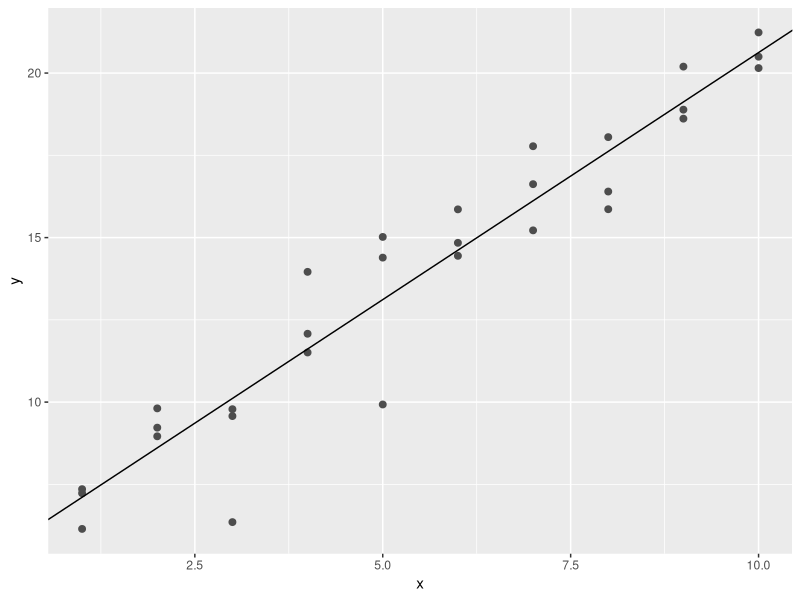
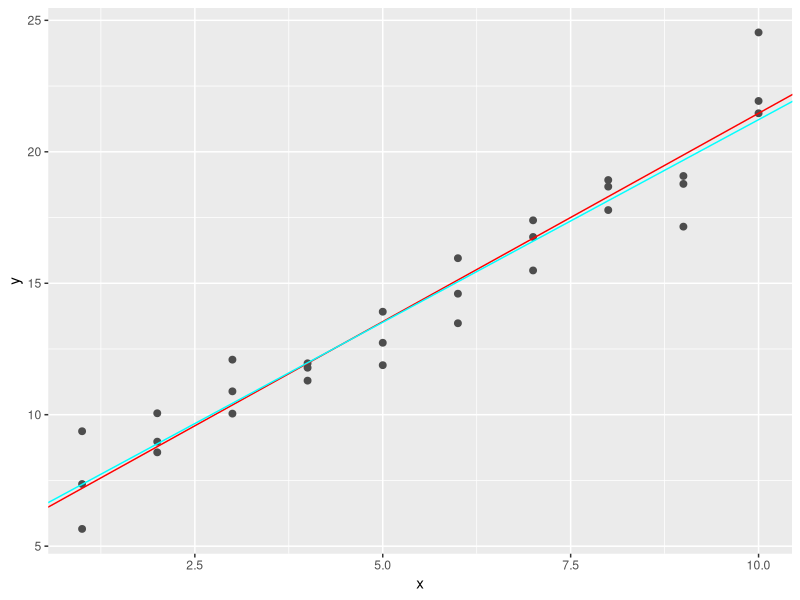
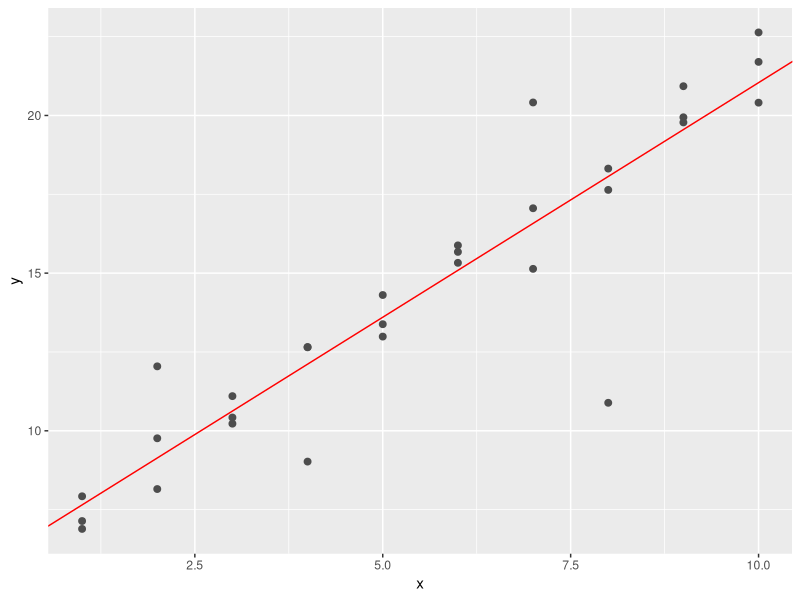
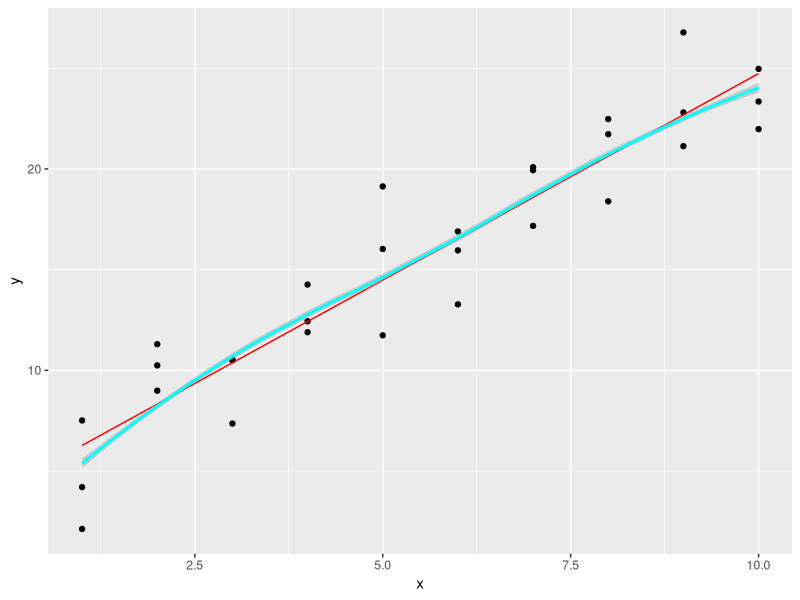
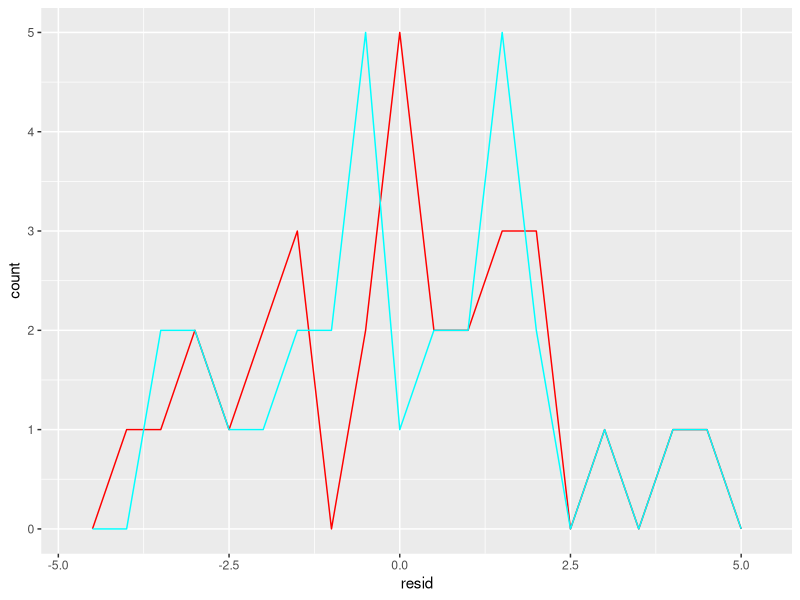
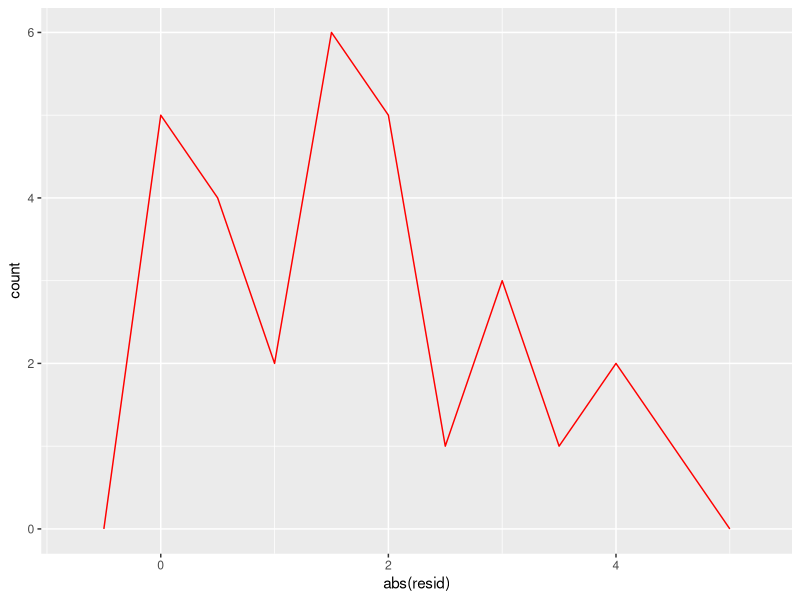
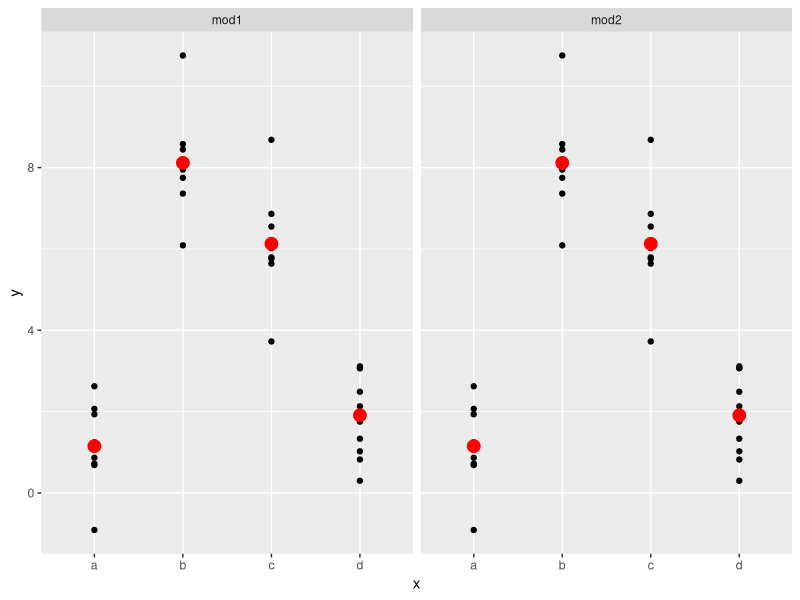
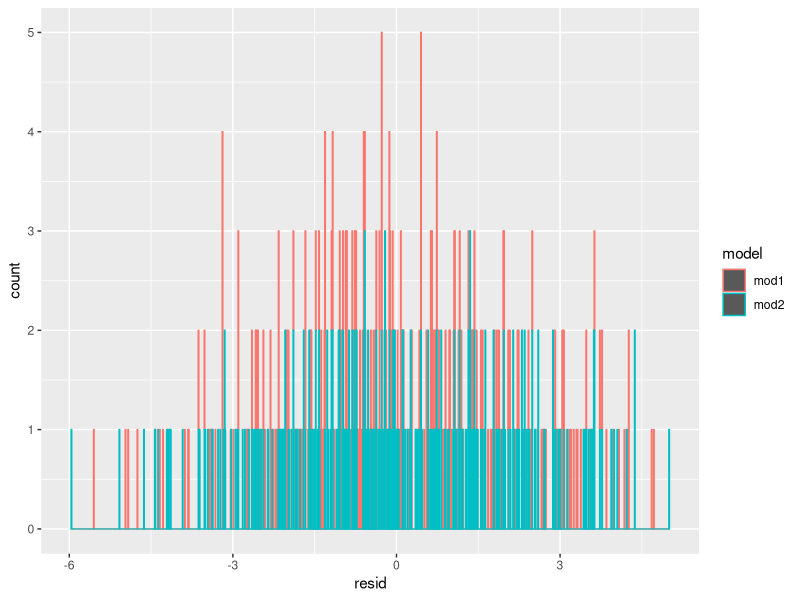

Recreate these plots in R, in order.
## ---- chunk 1
knitr::opts_chunk$set(echo = TRUE)
library(tibble)
library(ggplot2)
library(dplyr)
library(modelr)
## ---- chunk 2
sim1a <- tibble(
  x = rep(1:10, each = 3),
  y = x * 1.5 + 6 + rt(length(x), df = 2)
)
## ---- chunk 3
fit <- lm(y~x, data = sim1a)
ggplot(sim1a,aes(x,y))+
  geom_point(size = 2, color = "grey30")+
  geom_abline(intercept = fit$coefficients[1],slope = fit$coefficients[2])

## ---- chunk 4
model1 <- function(a, data) {
  a[1] + data$x * a[2]
}

measure_distance <- function(mod, data) {
  diff <- data$y - model1(mod, data)
  mean(abs(diff))
}

measure_distance2 <- function(mod, data) {
  diff <- data$y - model1(mod, data)
  sqrt(mean(diff ^ 2))
}
## ---- chunk 5
sim1a <- tibble(
  x = rep(1:10, each = 3),
  y = x * 1.5 + 6 + rt(length(x), df = 2)
)
best1 <- optim(c(0,0), measure_distance, data = sim1a)
best2 <- optim(c(0,0), measure_distance2, data = sim1a)

ggplot(sim1a, aes(x, y)) + 
  geom_point(size = 2, colour = "grey30") + 
  geom_abline(intercept = best1$par[1], slope = best1$par[2], color = "red")+
  geom_abline(intercept = best2$par[1],slope = best2$par[2], color = "cyan")
## ---- chunk 6
model1 <- function(a, data) {
  a[1] + data$x * a[2] + a[3]
}

measure_distance3 <- function(mod, data) {
  diff <- data$y - model1(mod, data)
  sqrt(mean(diff ^ 2))
}

sim1a <- tibble(
  x = rep(1:10, each = 3),
  y = x * 1.5 + 6 + rt(length(x), df = 2)
)
best3 <- optim(c(0,0,0), measure_distance3, data = sim1a)
best3$par

ggplot(sim1a, aes(x, y)) + 
  geom_point(size = 2, colour = "grey30") + 
  geom_abline(intercept = best3$par[1] + best3$par[3], slope = best3$par[2], color = "red")
## ---- chunk 7
fit1 <- lm(y~x, data = sim1)
fit2 <- loess(y~x, data = sim1,degree = 2)

grid <- sim1 %>% data_grid(x)
grid1 <- grid %>%
  add_predictions(fit1)
sim1_1 <- sim1 %>% add_residuals(fit1)

grid2 <- grid %>% 
  add_predictions(fit2)
sim1_2 <- sim1 %>% add_residuals(fit2)
## ---- chunk 8
ggplot(sim1,aes(x=x))+
  geom_point(aes(y=y))+
  geom_line(data = grid1, aes(y = pred), color = 'red')+
  geom_smooth(data = grid2, aes(y = pred),color = 'cyan')
## ---- chunk 9
ggplot() + 
  geom_freqpoly(data = sim1_1, aes(resid),binwidth = 0.5,color = 'red') +
  geom_freqpoly(data = sim1_2, aes(resid),binwidth = 0.5, color = 'cyan')
## ---- chunk 10
ggplot() + 
  geom_freqpoly(data = sim1_1, aes(abs(resid)),binwidth = 0.5,color = 'red')
## ---- chunk 11
mod1 <- lm(y~x - 1, data = sim2)
mod2 <- lm(y~x, data = sim2)
mod1$coefficients
mod2$coefficients

grid1 <- sim2 %>% 
  data_grid(x)%>%
  gather_predictions(mod1,mod2)
grid1
## ---- chunk 12
sim2 %>%
  ggplot(aes(x))+
  geom_point(aes(y=y))+
  geom_point(data = grid1, aes(y = pred),color = "red",size = 4)+
  facet_grid(~model)
## ---- chunk 13
# sim3

model_matrix(data = sim3, y ~ x1 + x2)
model_matrix(data = sim3, y ~ x1 * x2)

# sim4
model_matrix(data = sim4, y ~ x1 + x2)
#model_matrix(data = sim4, y ~ x1 + x2 + I(x1*x2))
model_matrix(data = sim4, y ~ x1 * x2)
## ---- chunk 14
mod1 <- lm(y ~ x1 + x2, data = sim3)
mod2 <- lm(y ~ x1 * x2, data = sim3)
## ---- chunk 15
library(tidyr)
sim3 <- sim3 %>%
  mutate(present = 1)%>%
  spread(x2,present,fill=0)
## ---- chunk 16
mod1 <- lm(y ~ x1 + a + b + c + d, data = sim3)
mod2 <- lm(y ~ x1*a*b*c*d, data = sim3)
# all possible combinations
head(model.matrix(data = sim3, y ~ x1*a*b*c*d))
## ---- chunk 17
mod1 <- lm(y ~ x1 + x2, data = sim4)
mod2 <- lm(y ~ x1 * x2, data = sim4)

grid <- sim4 %>%
  data_grid(x1,x2)
grid <- grid %>%
  gather_predictions(mod1, mod2)

sim4 <- sim4 %>% gather_residuals(mod1,mod2)
## ---- chunk 18
med1 <- median((sim4 %>% filter(model == "mod1"))$resid)
med2 <- median((sim4 %>% filter(model == "mod2"))$resid)
ggplot(sim4, aes(resid,color = model))+
  geom_histogram(binwidth = 0.01,position = "stack")
## ---- chunk 19
sim4 %>% group_by(model)%>%
  summarize(mean_abs_resid = mean(abs(resid)))
# the mean of absolute residual for mod2 is smaller for mod1
sim4 %>% 
  ggplot(aes(y=abs(resid),x = as.factor(x1)))+
  geom_boxplot()+
  facet_grid(~model)
## ---- chunk 20
# get warning
options(na.action = na.warn)
# suppress warning in an operation
lm(y~x,data = sim1, na.action = na.exclude)
